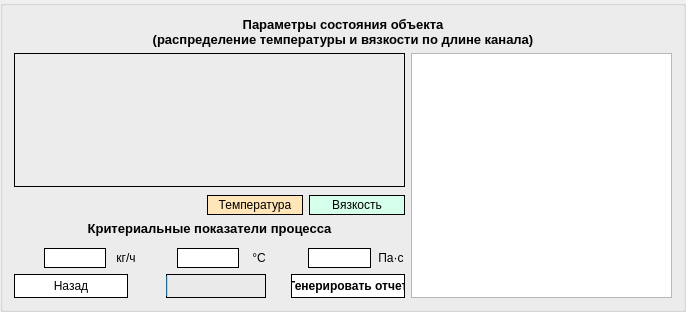
     <widget class="QGroupBox" name="groupBox_7">
      <property name="styleSheet">
       <string notr="true">QGroupBox#groupBox_7 {
	border: 2px solid #000000;
	background-color: rgb(239, 239, 239);
}</string>
      </property>
      <property name="title">
       <string/>
      </property>
      <layout class="QGridLayout" name="gridLayout_10" columnstretch="60,40">
       <item row="1" column="0">
        <layout class="QVBoxLayout" name="verticalLayout_10" stretch="59,1,5,30">
         <item>
          <widget class="QGroupBox" name="groupBox_9">
           <property name="styleSheet">
            <string notr="true">QGroupBox#groupBox_9 {
	border: 1px solid #000000;

}</string>
           </property>
           <property name="title">
            <string/>
           </property>
           <layout class="QGridLayout" name="gridLayout_8">
            <property name="leftMargin">
             <number>0</number>
            </property>
            <property name="topMargin">
             <number>0</number>
            </property>
            <property name="rightMargin">
             <number>0</number>
            </property>
            <property name="bottomMargin">
             <number>0</number>
            </property>
            <property name="spacing">
             <number>0</number>
            </property>
            <item row="0" column="0">
             <layout class="QGridLayout" name="gridLayout_7">
              <property name="spacing">
               <number>0</number>
              </property>
             </layout>
            </item>
           </layout>
          </widget>
         </item>
         <item>
          <spacer name="verticalSpacer_3">
           <property name="orientation">
            <enum>Qt::Vertical</enum>
           </property>
           <property name="sizeHint" stdset="0">
            <size>
             <width>20</width>
             <height>40</height>
            </size>
           </property>
          </spacer>
         </item>
         <item>
          <layout class="QHBoxLayout" name="horizontalLayout_23" stretch="50,25,25">
           <item>
            <spacer name="horizontalSpacer_5">
             <property name="orientation">
              <enum>Qt::Horizontal</enum>
             </property>
             <property name="sizeHint" stdset="0">
              <size>
               <width>318</width>
               <height>20</height>
              </size>
             </property>
            </spacer>
           </item>
           <item>
            <widget class="QPushButton" name="pushButton_4">
             <property name="sizePolicy">
              <sizepolicy hsizetype="Ignored" vsizetype="Ignored">
               <horstretch>0</horstretch>
               <verstretch>0</verstretch>
              </sizepolicy>
             </property>
             <property name="styleSheet">
              <string notr="true">QPushButton {
	
	background-color: rgb(255, 229, 183);
border: 1px solid #000000;
border-radius: 15px;
} 
QPushButton::hover { 
	background-color: rgb(223, 200, 160);
} 
QPushButton::pressed {
 border: 3px solid #000000;
}</string>
             </property>
             <property name="text">
              <string>Температура</string>
             </property>
            </widget>
           </item>
           <item>
            <widget class="QPushButton" name="pushButton_5">
             <property name="sizePolicy">
              <sizepolicy hsizetype="Ignored" vsizetype="Ignored">
               <horstretch>0</horstretch>
               <verstretch>0</verstretch>
              </sizepolicy>
             </property>
             <property name="styleSheet">
              <string notr="true">QPushButton {
	background-color: rgb(213, 255, 234);
border: 1px solid #000000;
border-radius: 15px;
} 
QPushButton::hover { 
	
	background-color: rgb(182, 218, 200);
} 
QPushButton::pressed {
 border: 3px solid #000000;
}
</string>
             </property>
             <property name="text">
              <string>Вязкость</string>
             </property>
            </widget>
           </item>
          </layout>
         </item>
         <item>
          <layout class="QVBoxLayout" name="verticalLayout_9" stretch="2,23,43,2,30">
           <item>
            <spacer name="verticalSpacer_4">
             <property name="orientation">
              <enum>Qt::Vertical</enum>
             </property>
             <property name="sizeHint" stdset="0">
              <size>
               <width>20</width>
               <height>40</height>
              </size>
             </property>
            </spacer>
           </item>
           <item>
            <widget class="QLabel" name="label_38">
             <property name="sizePolicy">
              <sizepolicy hsizetype="Ignored" vsizetype="Preferred">
               <horstretch>0</horstretch>
               <verstretch>0</verstretch>
              </sizepolicy>
             </property>
             <property name="font">
              <font>
               <pointsize>10</pointsize>
               <weight>75</weight>
               <bold>true</bold>
              </font>
             </property>
             <property name="text">
              <string>&lt;html&gt;&lt;head/&gt;&lt;body&gt;&lt;p&gt;Критериальные показатели процесса&lt;/p&gt;&lt;/body&gt;&lt;/html&gt;</string>
             </property>
             <property name="alignment">
              <set>Qt::AlignCenter</set>
             </property>
            </widget>
           </item>
           <item>
            <layout class="QHBoxLayout" name="horizontalLayout_19">
             <item>
              <layout class="QVBoxLayout" name="verticalLayout_3">
               <item>
                <widget class="QLabel" name="label_39">
                 <property name="sizePolicy">
                  <sizepolicy hsizetype="Ignored" vsizetype="Ignored">
                   <horstretch>0</horstretch>
                   <verstretch>0</verstretch>
                  </sizepolicy>
                 </property>
                 <property name="font">
                  <font>
                   <pointsize>9</pointsize>
                  </font>
                 </property>
                 <property name="text">
                  <string>&lt;html&gt;&lt;head/&gt;&lt;body&gt;&lt;p&gt;Производительность&lt;/p&gt;&lt;/body&gt;&lt;/html&gt;</string>
                 </property>
                 <property name="alignment">
                  <set>Qt::AlignCenter</set>
                 </property>
                </widget>
               </item>
               <item>
                <layout class="QHBoxLayout" name="horizontalLayout_16" stretch="25,51,23">
                 <item>
                  <spacer name="horizontalSpacer_3">
                   <property name="orientation">
                    <enum>Qt::Horizontal</enum>
                   </property>
                   <property name="sizeHint" stdset="0">
                    <size>
                     <width>40</width>
                     <height>20</height>
                    </size>
                   </property>
                  </spacer>
                 </item>
                 <item>
                  <widget class="QLineEdit" name="lineEdit_14">
                   <property name="sizePolicy">
                    <sizepolicy hsizetype="Ignored" vsizetype="Ignored">
                     <horstretch>0</horstretch>
                     <verstretch>0</verstretch>
                    </sizepolicy>
                   </property>
                   <property name="styleSheet">
                    <string notr="true">QLineEdit{
	
	background-color: rgb(255, 255, 255);
border: 1px solid #000000;
}</string>
                   </property>
                   <property name="text">
                    <string/>
                   </property>
                   <property name="alignment">
                    <set>Qt::AlignCenter</set>
                   </property>
                   <property name="readOnly">
                    <bool>true</bool>
                   </property>
                  </widget>
                 </item>
                 <item>
                  <widget class="QLabel" name="label_42">
                   <property name="sizePolicy">
                    <sizepolicy hsizetype="Ignored" vsizetype="Ignored">
                     <horstretch>0</horstretch>
                     <verstretch>0</verstretch>
                    </sizepolicy>
                   </property>
                   <property name="font">
                    <font>
                     <pointsize>9</pointsize>
                    </font>
                   </property>
                   <property name="text">
                    <string>&lt;html&gt;&lt;head/&gt;&lt;body&gt;&lt;p&gt;кг/ч&lt;/p&gt;&lt;/body&gt;&lt;/html&gt;</string>
                   </property>
                   <property name="alignment">
                    <set>Qt::AlignCenter</set>
                   </property>
                  </widget>
                 </item>
                </layout>
               </item>
              </layout>
             </item>
             <item>
              <layout class="QVBoxLayout" name="verticalLayout_2">
               <item>
                <widget class="QLabel" name="label_40">
                 <property name="sizePolicy">
                  <sizepolicy hsizetype="Ignored" vsizetype="Ignored">
                   <horstretch>0</horstretch>
                   <verstretch>0</verstretch>
                  </sizepolicy>
                 </property>
                 <property name="font">
                  <font>
                   <pointsize>9</pointsize>
                  </font>
                 </property>
                 <property name="text">
                  <string>&lt;html&gt;&lt;head/&gt;&lt;body&gt;&lt;p&gt;Температура продукта&lt;/p&gt;&lt;/body&gt;&lt;/html&gt;</string>
                 </property>
                 <property name="alignment">
                  <set>Qt::AlignCenter</set>
                 </property>
                </widget>
               </item>
               <item>
                <layout class="QHBoxLayout" name="horizontalLayout_18" stretch="25,51,23">
                 <item>
                  <spacer name="horizontalSpacer_2">
                   <property name="orientation">
                    <enum>Qt::Horizontal</enum>
                   </property>
                   <property name="sizeHint" stdset="0">
                    <size>
                     <width>40</width>
                     <height>20</height>
                    </size>
                   </property>
                  </spacer>
                 </item>
                 <item>
                  <widget class="QLineEdit" name="lineEdit_16">
                   <property name="sizePolicy">
                    <sizepolicy hsizetype="Ignored" vsizetype="Ignored">
                     <horstretch>0</horstretch>
                     <verstretch>0</verstretch>
                    </sizepolicy>
                   </property>
                   <property name="styleSheet">
                    <string notr="true">QLineEdit{
	
	background-color: rgb(255, 255, 255);
border: 1px solid #000000;
}</string>
                   </property>
                   <property name="text">
                    <string/>
                   </property>
                   <property name="alignment">
                    <set>Qt::AlignCenter</set>
                   </property>
                   <property name="readOnly">
                    <bool>true</bool>
                   </property>
                  </widget>
                 </item>
                 <item>
                  <widget class="QLabel" name="label_43">
                   <property name="sizePolicy">
                    <sizepolicy hsizetype="Ignored" vsizetype="Ignored">
                     <horstretch>0</horstretch>
                     <verstretch>0</verstretch>
                    </sizepolicy>
                   </property>
                   <property name="font">
                    <font>
                     <pointsize>9</pointsize>
                    </font>
                   </property>
                   <property name="text">
                    <string>°С</string>
                   </property>
                   <property name="alignment">
                    <set>Qt::AlignCenter</set>
                   </property>
                  </widget>
                 </item>
                </layout>
               </item>
              </layout>
             </item>
             <item>
              <layout class="QVBoxLayout" name="verticalLayout">
               <item>
                <widget class="QLabel" name="label_41">
                 <property name="sizePolicy">
                  <sizepolicy hsizetype="Ignored" vsizetype="Ignored">
                   <horstretch>0</horstretch>
                   <verstretch>0</verstretch>
                  </sizepolicy>
                 </property>
                 <property name="font">
                  <font>
                   <pointsize>9</pointsize>
                  </font>
                 </property>
                 <property name="text">
                  <string>&lt;html&gt;&lt;head/&gt;&lt;body&gt;&lt;p&gt;Вязкость продукта&lt;/p&gt;&lt;/body&gt;&lt;/html&gt;</string>
                 </property>
                 <property name="alignment">
                  <set>Qt::AlignCenter</set>
                 </property>
                </widget>
               </item>
               <item>
                <layout class="QHBoxLayout" name="horizontalLayout_17" stretch="24,52,23">
                 <item>
                  <spacer name="horizontalSpacer">
                   <property name="orientation">
                    <enum>Qt::Horizontal</enum>
                   </property>
                   <property name="sizeHint" stdset="0">
                    <size>
                     <width>40</width>
                     <height>20</height>
                    </size>
                   </property>
                  </spacer>
                 </item>
                 <item>
                  <widget class="QLineEdit" name="lineEdit_17">
                   <property name="sizePolicy">
                    <sizepolicy hsizetype="Ignored" vsizetype="Ignored">
                     <horstretch>0</horstretch>
                     <verstretch>0</verstretch>
                    </sizepolicy>
                   </property>
                   <property name="styleSheet">
                    <string notr="true">QLineEdit{
	
	background-color: rgb(255, 255, 255);
border: 1px solid #000000;
}</string>
                   </property>
                   <property name="text">
                    <string/>
                   </property>
                   <property name="alignment">
                    <set>Qt::AlignCenter</set>
                   </property>
                   <property name="readOnly">
                    <bool>true</bool>
                   </property>
                  </widget>
                 </item>
                 <item>
                  <widget class="QLabel" name="label_44">
                   <property name="sizePolicy">
                    <sizepolicy hsizetype="Ignored" vsizetype="Ignored">
                     <horstretch>0</horstretch>
                     <verstretch>0</verstretch>
                    </sizepolicy>
                   </property>
                   <property name="font">
                    <font>
                     <pointsize>9</pointsize>
                    </font>
                   </property>
                   <property name="text">
                    <string>&lt;html&gt;&lt;head/&gt;&lt;body&gt;&lt;p&gt;Па·с&lt;/p&gt;&lt;/body&gt;&lt;/html&gt;</string>
                   </property>
                   <property name="alignment">
                    <set>Qt::AlignCenter</set>
                   </property>
                  </widget>
                 </item>
                </layout>
               </item>
              </layout>
             </item>
            </layout>
           </item>
           <item>
            <spacer name="verticalSpacer_2">
             <property name="orientation">
              <enum>Qt::Vertical</enum>
             </property>
             <property name="sizeHint" stdset="0">
              <size>
               <width>20</width>
               <height>40</height>
              </size>
             </property>
            </spacer>
           </item>
           <item>
            <layout class="QHBoxLayout" name="horizontalLayout_24" stretch="30,5,30,5,30">
             <item>
              <widget class="QPushButton" name="pushButton_6">
               <property name="sizePolicy">
                <sizepolicy hsizetype="Ignored" vsizetype="Ignored">
                 <horstretch>0</horstretch>
                 <verstretch>0</verstretch>
                </sizepolicy>
               </property>
               <property name="styleSheet">
                <string notr="true">QPushButton {
	background-color: rgb(255, 255, 255);
border: 1px solid #000000;
border-radius: 20px;
} 
QPushButton::hover { 
	background-color: rgb(231, 231, 231);
} 
QPushButton::pressed {
 border: 3px solid #000000;
}</string>
               </property>
               <property name="text">
                <string>Назад</string>
               </property>
              </widget>
             </item>
             <item>
              <spacer name="horizontalSpacer_7">
               <property name="orientation">
                <enum>Qt::Horizontal</enum>
               </property>
               <property name="sizeHint" stdset="0">
                <size>
                 <width>40</width>
                 <height>20</height>
                </size>
               </property>
              </spacer>
             </item>
             <item>
              <layout class="QHBoxLayout" name="horizontalLayout_30">
               <item>
                <widget class="QLabel" name="label_34">
                 <property name="text">
                  <string/>
                 </property>
                 <property name="alignment">
                  <set>Qt::AlignCenter</set>
                 </property>
                </widget>
               </item>
               <item>
                <widget class="QProgressBar" name="progressBar">
                 <property name="sizePolicy">
                  <sizepolicy hsizetype="Expanding" vsizetype="Fixed">
                   <horstretch>0</horstretch>
                   <verstretch>0</verstretch>
                  </sizepolicy>
                 </property>
                 <property name="styleSheet">
                  <string notr="true"> QProgressBar {
    border: 1px solid #000000;    
	background-color: rgb(234, 234, 234);
 }
 /*QProgressBar::chunk {
     background-color: rgb(0, 211, 40);     
 }*/</string>
                 </property>
                 <property name="value">
                  <number>0</number>
                 </property>
                 <property name="textVisible">
                  <bool>false</bool>
                 </property>
                 <property name="orientation">
                  <enum>Qt::Horizontal</enum>
                 </property>
                </widget>
               </item>
              </layout>
             </item>
             <item>
              <spacer name="horizontalSpacer_6">
               <property name="orientation">
                <enum>Qt::Horizontal</enum>
               </property>
               <property name="sizeHint" stdset="0">
                <size>
                 <width>238</width>
                 <height>20</height>
                </size>
               </property>
              </spacer>
             </item>
             <item>
              <widget class="QPushButton" name="pushButton_7">
               <property name="sizePolicy">
                <sizepolicy hsizetype="Ignored" vsizetype="Ignored">
                 <horstretch>0</horstretch>
                 <verstretch>0</verstretch>
                </sizepolicy>
               </property>
               <property name="font">
                <font>
                 <weight>75</weight>
                 <bold>true</bold>
                </font>
               </property>
               <property name="styleSheet">
                <string notr="true">QPushButton {
	background-color: rgb(255, 255, 255);
border: 1px solid #000000;
border-radius: 20px;
} 
QPushButton::hover { 
	background-color: rgb(231, 231, 231);
} 
QPushButton::pressed {
 border: 3px solid #000000;
}</string>
               </property>
               <property name="text">
                <string>Генерировать отчет</string>
               </property>
              </widget>
             </item>
            </layout>
           </item>
          </layout>
         </item>
        </layout>
       </item>
       <item row="1" column="1">
        <layout class="QVBoxLayout" name="verticalLayout_8" stretch="95">
         <item>
          <widget class="QTableWidget" name="tableWidget"/>
         </item>
        </layout>
       </item>
       <item row="0" column="0" colspan="2">
        <widget class="QLabel" name="label_45">
         <property name="sizePolicy">
          <sizepolicy hsizetype="Ignored" vsizetype="Preferred">
           <horstretch>0</horstretch>
           <verstretch>0</verstretch>
          </sizepolicy>
         </property>
         <property name="font">
          <font>
           <pointsize>10</pointsize>
           <weight>75</weight>
           <bold>true</bold>
          </font>
         </property>
         <property name="text">
          <string>Параметры состояния объекта
(распределение температуры и вязкости по длине канала)</string>
         </property>
         <property name="alignment">
          <set>Qt::AlignCenter</set>
         </property>
        </widget>
       </item>
      </layout>
     </widget>
